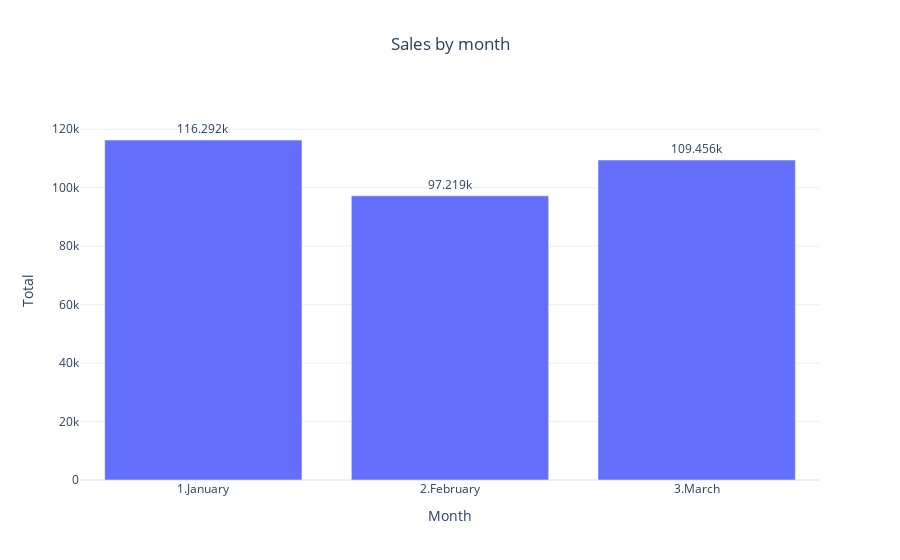

Notebook cell for this chart:
### Code cell
fig_sales_month=px.bar(sales_month,x=sales_month.index,y='Total',title='Sales by month',template='plotly_white',text_auto=True,
                       labels={'Month_name':'Month'})
fig_sales_month.update_layout(title_x=0.5)
fig_sales_month.update_traces(textposition='outside')
fig_sales_month.update_yaxes(range=[0,130000])

fig_sales_month

### Figure 1 — Plotly figure (JSON) as saved in the notebook; plotly's stock layout.template omitted (floating-point values rounded to 4 significant figures)
{"data": [{"alignmentgroup": "True", "hovertemplate": "Month=%{x}<br>Total=%{y}<extra></extra>", "legendgroup": "", "marker": {"color": "#636efa", "pattern": {"shape": ""}}, "name": "", "offsetgroup": "", "orientation": "v", "showlegend": false, "textposition": "outside", "texttemplate": "%{y}", "type": "bar", "x": ["1.January", "2.February", "3.March"], "xaxis": "x", "y": [116292, 97219, 109456], "yaxis": "y"}], "layout": {"barmode": "relative", "legend": {"tracegroupgap": 0}, "title": {"text": "Sales by month", "x": 0.5}, "xaxis": {"anchor": "y", "domain": [0, 1], "title": {"text": "Month"}}, "yaxis": {"anchor": "x", "domain": [0, 1], "range": [0, 130000], "title": {"text": "Total"}}}}
